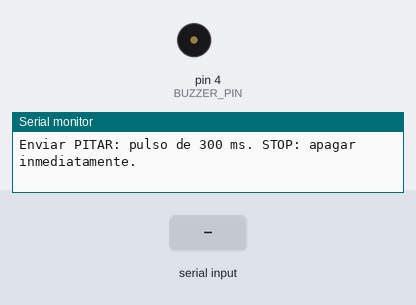
A sketch run on a simulated Arduino Uno, built with avr-gcc and run on an emulated ATmega328P. Parts: buzzer (waves = sounding, pin HIGH), the last lines printed to the serial monitor. Inputs (shaded band) come from the test bench.

Above: at 1.2 s.
1.3 s: "PITAR\n" received over Serial
At 1.45 s:
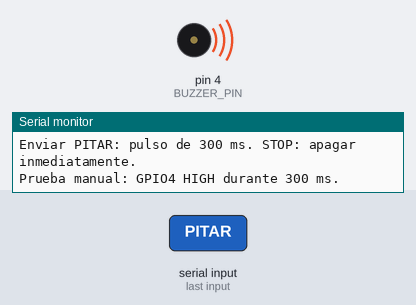
3.1 s: "STOP\n" received over Serial
4.6 s: "1\n" received over Serial
Timing chart, 0 to 7.6 s (numbered marks = the images above; inputs shaded):
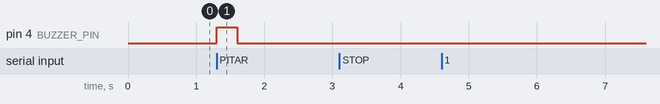

Measured:
- after the input at 1.3 s, pin 4 (BUZZER_PIN): LOW → HIGH at once, → LOW 0.30 s later

The sketch:

DiagnosticoBuzzer.ino
```cpp
// Prueba manual aislada: buzzer activo (+) GPIO4, (-) GND.
// No utiliza IMU, GPS ni BLE. No emite sonidos al arrancar.
#include <Arduino.h>

constexpr uint8_t BUZZER_PIN = 4;
constexpr uint32_t PULSE_MS = 300;
constexpr uint32_t COOLDOWN_MS = 2000;
bool sounding = false;
bool used = false;
uint32_t startedAt = 0;
char command[16];
size_t commandLength = 0;
bool overflow = false;

void stopBuzzer() {
  digitalWrite(BUZZER_PIN, LOW);
  sounding = false;
}

void executeCommand() {
  command[commandLength] = '\0';
  if (!overflow && strcmp(command, "STOP") == 0) {
    stopBuzzer();
    Serial.println("Buzzer detenido.");
  } else if (!overflow && strcmp(command, "PITAR") == 0) {
    const uint32_t now = millis();
    if (sounding || (used && uint32_t(now - startedAt) < COOLDOWN_MS)) {
      Serial.println("Espera 2 segundos entre pruebas.");
    } else {
      startedAt = now;
      used = true;
      sounding = true;
      digitalWrite(BUZZER_PIN, HIGH);
      Serial.println("Prueba manual: GPIO4 HIGH durante 300 ms.");
    }
  } else if (commandLength || overflow) {
    Serial.println("Comandos: PITAR / STOP (con Nueva linea).");
  }
  commandLength = 0;
  overflow = false;
}

void setup() {
  digitalWrite(BUZZER_PIN, LOW);
  pinMode(BUZZER_PIN, OUTPUT);
  stopBuzzer();
  Serial.begin(115200);
  Serial.println("Diagnostico buzzer activo GPIO4. Inicialmente apagado.");
  Serial.println("Enviar PITAR: pulso de 300 ms. STOP: apagar inmediatamente.");
}

void loop() {
  if (sounding && uint32_t(millis() - startedAt) >= PULSE_MS) {
    stopBuzzer();
    Serial.println("Pulso terminado: GPIO4 LOW.");
  }
  // Lectura acotada para no retrasar el apagado automatico.
  for (uint8_t n = 0; n < 32 && Serial.available(); ++n) {
    const char c = char(Serial.read());
    if (c == '\n') executeCommand();
    else if (c != '\r') {
      if (commandLength < sizeof(command) - 1) command[commandLength++] = c;
      else overflow = true;
    }
  }
}
```
